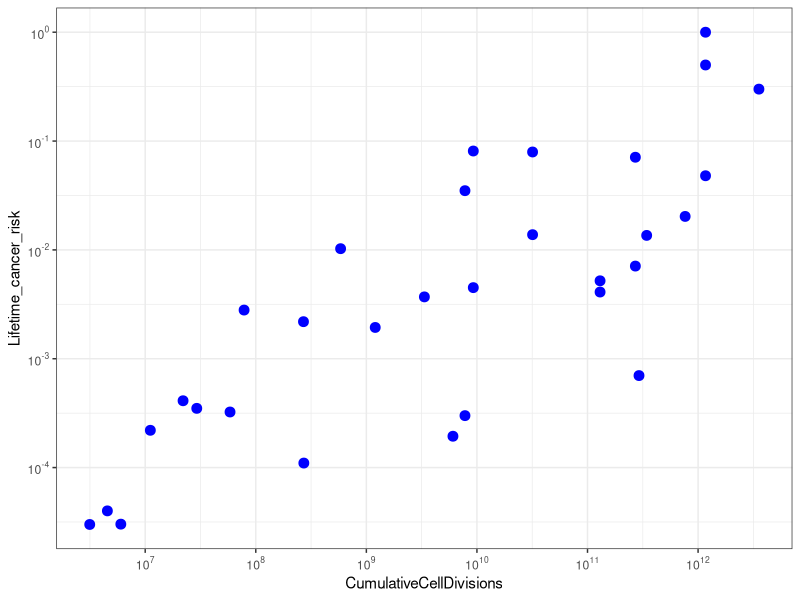
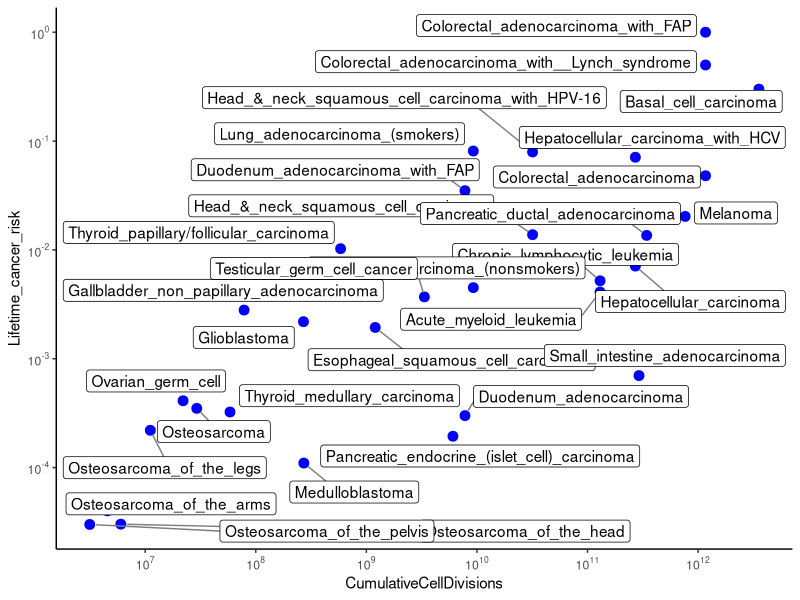
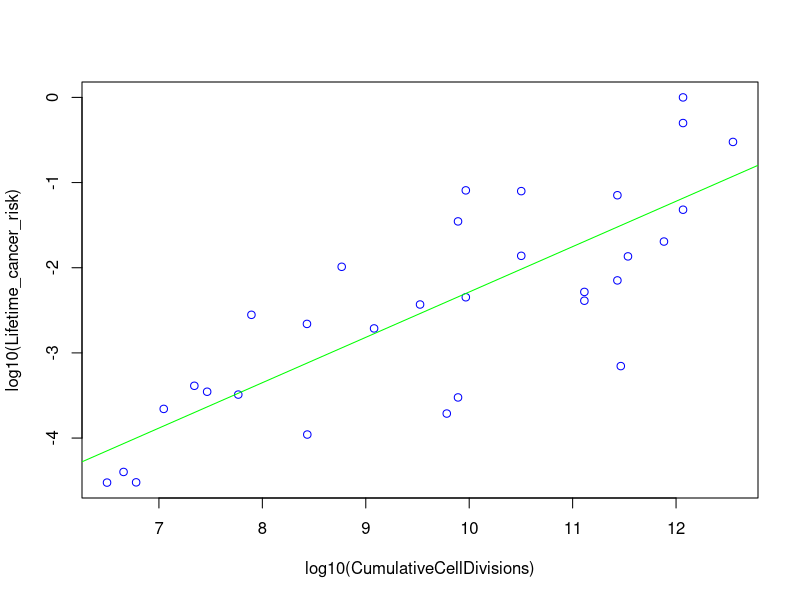
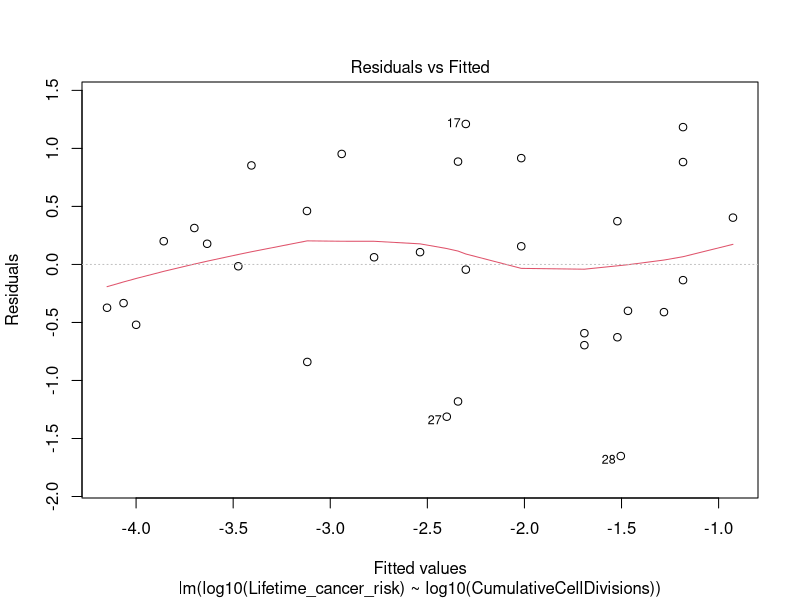
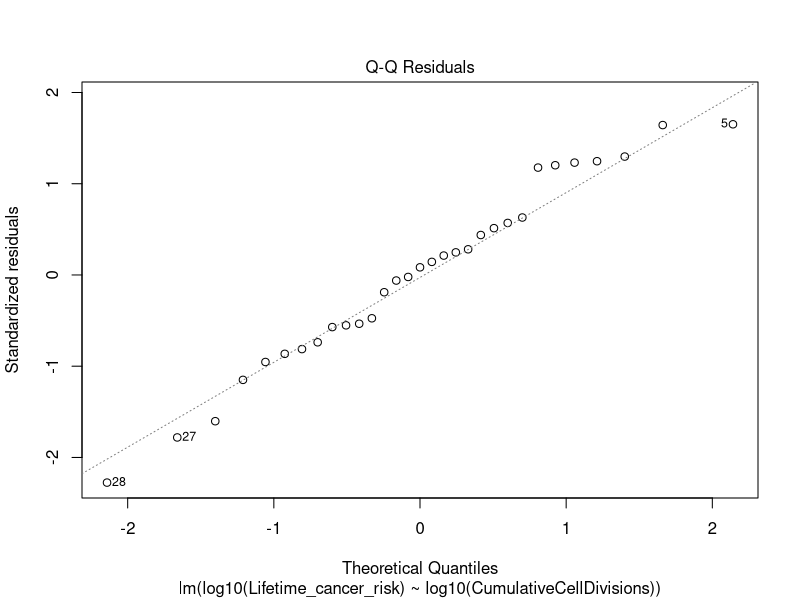
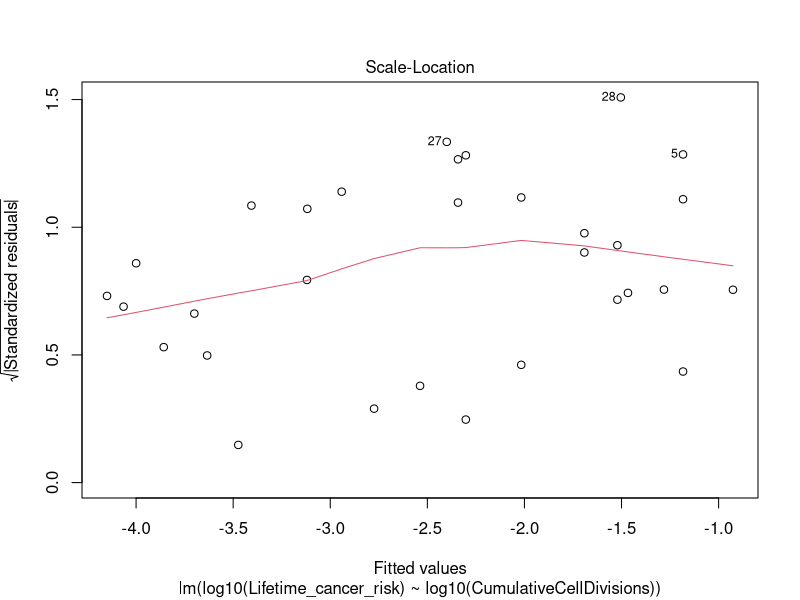
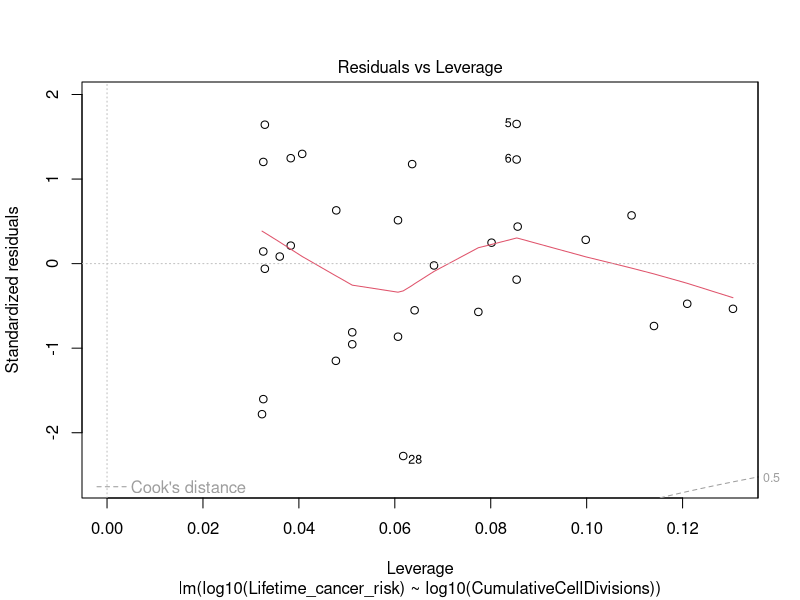
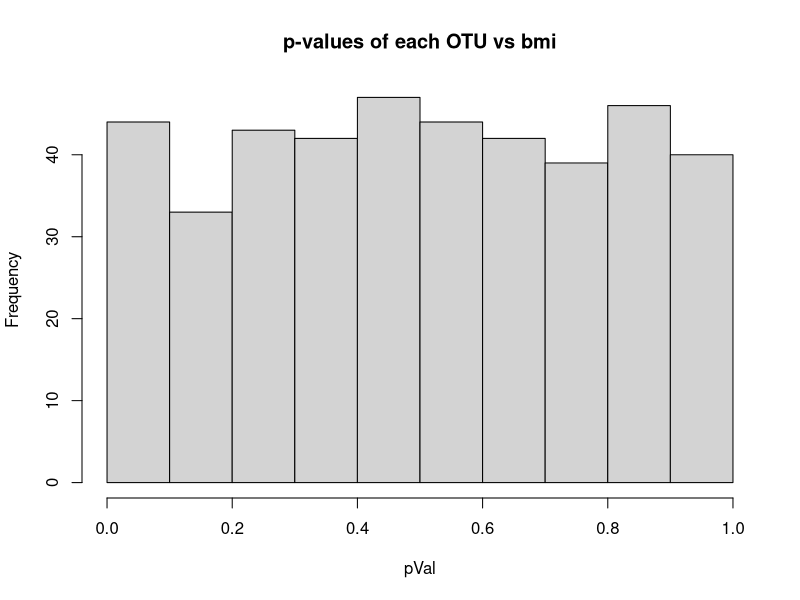

Here is the R script that generated these plots, in order:
## ---- chunk 1

#set the working directory to the file location
setwd("C:/Users/mpate131/Desktop/AdvStats")

#read the table of the dataset
cancerData <- read.table("cancerRisk.txt", header=TRUE, sep="\t")
head(cancerData) # view first few rows and column of the data
## ---- chunk 2
#Loading all the required libraries to run the code
library(ggplot2)
require(scales)
library(ggrepel)

#plotting the ggplot for Lifetime_cancer_risk (on the y-axis) vs. CumulativeCellDivisions (on the x-axis)
# log10 scale is use to plot the graph for better visualization of the data points.  
p2 <- ggplot(cancerData, aes(x = CumulativeCellDivisions, y = Lifetime_cancer_risk,label= Cancer_type)) + geom_point(color = "blue", size = 3) + scale_x_log10(breaks = trans_breaks("log10", function(x) 10^x),
labels = trans_format("log10", math_format(10^.x))) + 
  scale_y_log10(breaks = trans_breaks("log10", function(x) 10^x),
  labels = trans_format("log10", math_format(10^.x))) +
  theme_bw() # In this, points and color is added along with log10 scale, label
p2 
## ---- chunk 3
#This part of the code is use to add the label to the data points
#this takes in the color and point distance for proper alignment of the label 
p2 + geom_label_repel(aes(label = Cancer_type),
                  box.padding   = 0.35, 
                  point.padding = 0.5,
                  segment.color = 'grey50',
                  max.overlaps = getOption("ggrepel.max.overlaps", default = 20)) +
  theme_classic()
## ---- chunk 4
#I did log10 transform for the given dataset
#using the linear model to generate the output for Lifetime_cancer_risk as the Y variable and CumulativeCellDivisions as the x-data. 
myLinearModel = lm( log10(Lifetime_cancer_risk) ~ log10(CumulativeCellDivisions),data = cancerData)
summary(myLinearModel) #This shows the summary

#Plotting the datapoints of the x and y variable to which adding the regression line using abline
plot(log10(Lifetime_cancer_risk) ~ log10(CumulativeCellDivisions),data = cancerData,col="blue") 
abline(myLinearModel, col="green") # regression line 
## ---- chunk 5
#plot of linear model gives us multiple plots as an output. The first two are residuals vs fitted and Normal Q-Q that will help in answering the question of constant variance and normal distribution.
plot(myLinearModel)
## ---- chunk 6
#set the working directory to the file location
setwd("C:/Users/mpate131/Desktop/AdvStats")

#Reading the two dataset in the R.
#casecontrol data
data <- read.table("caseControlData.txt", header=TRUE, sep="\t")
head(data)
#bmi data
bmiData <- read.table("BMI_Data.txt", header=TRUE, sep="\t")
head(bmiData)
## ---- chunk 7
#checking if the number of rows being same in both the dataset to match and merge them. 
nrow(data)
nrow(bmiData)

## ---- chunk 8
#library used for cbind
library(tibble)

#so, now to merge both the dataset, I have to filter the sample id to match them and also to remove the extra rows that don't match up.
# remove case and control from the sample id of the casecontrol data
sample <- data[,1]
sampleID <- c()
for (i in sample){ #For loop each sample id
key <- sub("case", "", i)
	key <- sub("control", "", key)
	
	# remove extraneous information from the suffix
	key <- strsplit( key, "_")[[1]][1]
	sampleID <- c(sampleID,key)
}
df <- cbind(sampleID,data) # binding the new filter sample id to casecontrol dataset
df$sample <- NULL # remove the previous sample id from the data
## ---- chunk 9
#using merge function to join the two tables using sample id and study id.
merged_data <- merge(df, bmiData, by.x="sampleID", by.y="studyid")
head(merged_data)
## ---- chunk 10
#saving the otu and bmi columns into a separate variables.
otu_data <- merged_data[2:421]
bmi_data <- merged_data[422]

#running the for loop for each otu vs bmi values using linear model.
pVal <- c()
for (otu in otu_data){
  linearModel <- lm(unlist(bmi_data) ~ otu) # lm for bmi vs otu
  summary(linearModel) # this generate the result
  pVal <- c(pVal, anova(linearModel)$"Pr(>F)"[1]) # extract the p value from the result and save into a new variable.
}
#generating the histogram of the p values from linear regression. 
hist(pVal, main = "p-values of each OTU vs bmi")
## ---- chunk 11
#We are using p.adjust for FDR with method - BH
FDR_BH <- p.adjust(pVal, method="BH") 
BHpval <- sum(FDR_BH<=0.1) # 10% FDR
BHpval
